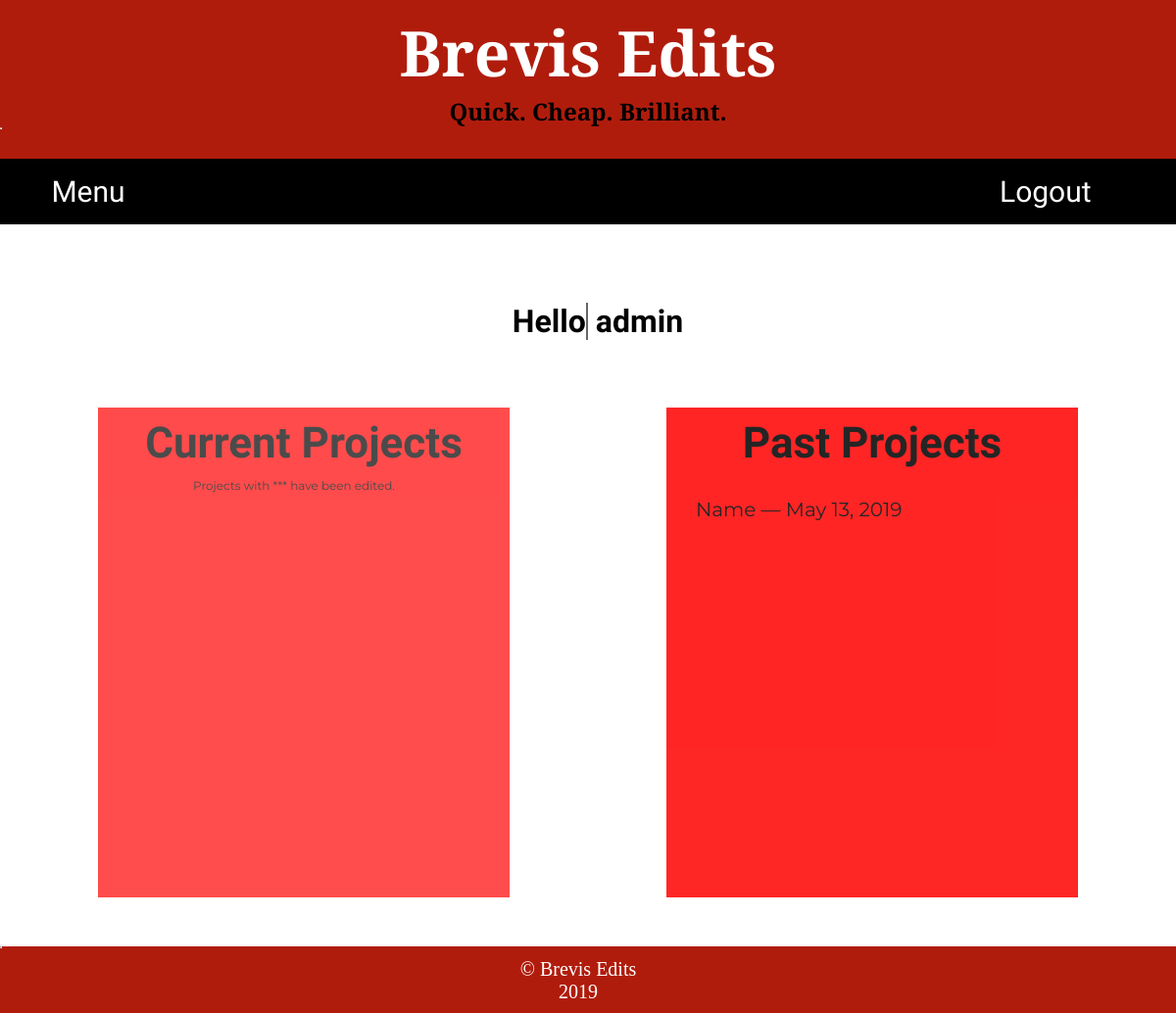
/user_page/ (signed in), run on an earlier commit of the app's database.
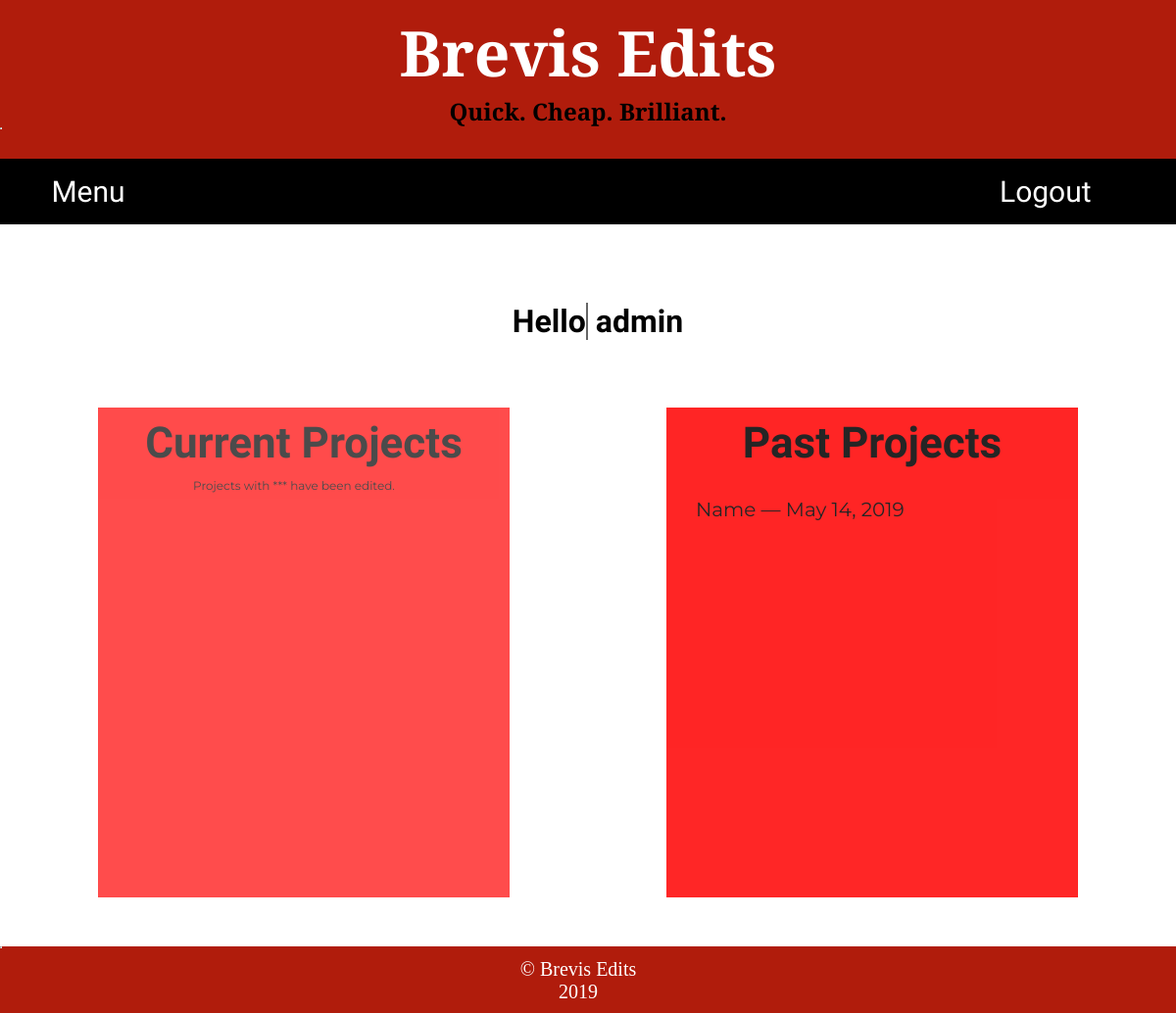
And on a later commit of the database.
### brevisapp/models.py (models this page shows, shortened)
class EditingProject(models.Model):
    client = models.ForeignKey(ClientProfile, on_delete=models.CASCADE, related_name='projects')
    editor = models.ForeignKey(EditorProfile, on_delete=models.CASCADE, related_name='projects')
    name = models.CharField(max_length=50, null=True, blank=True)
    orig_file = models.FileField(upload_to='textfile/', null=True, blank=True)
    orig_text = models.TextField(default='')
    description = models.CharField(max_length=500)
    turnaround = models.BooleanField(default='False')
    submit_date = models.DateTimeField(auto_now_add=True)
    edit_file = models.FileField(upload_to='textfile/', null=True, blank=True)
    edit_text = models.TextField(null=True, blank=True)
    edit_date = models.DateTimeField(null=True, blank=True)
    final_date = models.DateTimeField(null=True, blank=True)
    word_count = models.IntegerField(null=True, blank=True)
    price = models.FloatField(null=True, blank=True)
    submitted = models.BooleanField(default='False')

### brevisapp/views.py (the view)
# urls.py: path('user_page/', views.user_page, name='user_page'),
@login_required (login_url='/login_page/')
def user_page(request):
    current_projects = request.user.client.projects.filter(final_date__isnull=True).order_by('submit_date')
    past_projects = request.user.client.projects.filter(final_date__isnull=False).order_by('submit_date')
    context = {
        'current_projects': current_projects,
        'past_projects': past_projects,
    }
    return render(request, 'brevisapp/user_page.html', context)

### brevisapp/templates/brevisapp/user_page.html (shortened to what this page needs)
{% extends 'brevisapp/base.html' %}
{% load static %}
{% block content %}
<div class="topnav">
  <div class="dropdown">
    <button class="dropbtn">Menu</button>
  </div>
  <div class="home_logout">
    <a class="dropbtn" id="logout_btn" href="{% url 'brevisapp:logout_user' %}">Logout</a>
  </div>
</div>
<div class="page_body">
  <h1 class="animated-h1">
    <span
       class="txt-rotate"
       data-period="2000"
       data-rotate='[ "Hello", "Welcome", "Great to see you", "Howdy" ]'></span>
    {{ user }}
  </h1>
  <br/>
  <div class="project_lists">
    <div class="bookmarks" id="bookmark1">
      <h4 class="bookmark_heads" id="bookmark-head1">Current Projects</h4>
        <p id="asterisk" class="smaller-text">Projects with *** have been edited.</p><br/>
      </div>
      <div class="bookmarks" id="bookmark2">
        <h4 id="bookmark-head2">Past Projects</h4>
        {% for past_project in past_projects %}
            <a class="project_name" href="{% url 'brevisapp:client_project' past_project.id %}">{{ past_project.name }} — {{ past_project.final_date.date}}</a>
        {% endfor %}
      </div>
  </div>
</div>
{% endblock %}

What changed in the data, as far as the page shows it:
changed EditingProject "Name": final_date "May 13, 2019" → "May 14, 2019"
